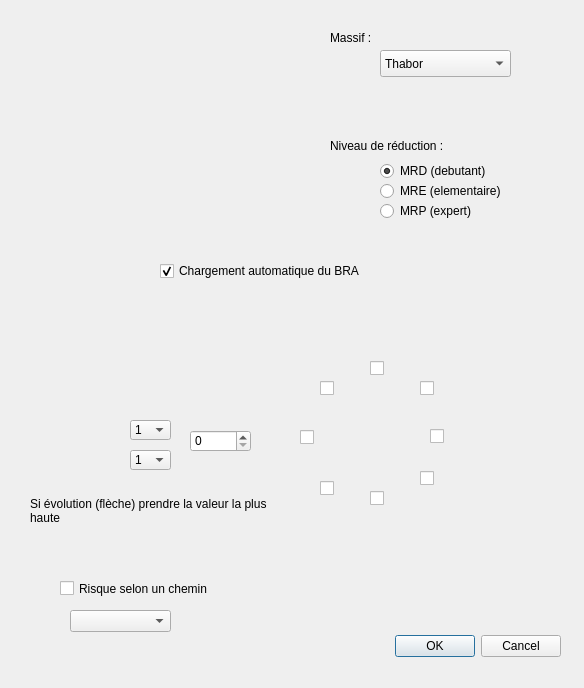
<?xml version="1.0" encoding="UTF-8"?>
<ui version="4.0">
 <class>OperaDialogBase</class>
 <widget class="QDialog" name="OperaDialogBase">
  <property name="geometry">
   <rect>
    <x>0</x>
    <y>0</y>
    <width>584</width>
    <height>688</height>
   </rect>
  </property>
  <property name="windowTitle">
   <string>Opera</string>
  </property>
  <widget class="QDialogButtonBox" name="button_box">
   <property name="geometry">
    <rect>
     <x>220</x>
     <y>630</y>
     <width>341</width>
     <height>32</height>
    </rect>
   </property>
   <property name="orientation">
    <enum>Qt::Horizontal</enum>
   </property>
   <property name="standardButtons">
    <set>QDialogButtonBox::Cancel|QDialogButtonBox::Ok</set>
   </property>
  </widget>
  <widget class="QRadioButton" name="radio_MRE">
   <property name="geometry">
    <rect>
     <x>380</x>
     <y>180</y>
     <width>151</width>
     <height>22</height>
    </rect>
   </property>
   <property name="text">
    <string>MRE (elementaire)</string>
   </property>
   <attribute name="buttonGroup">
    <string notr="true">radio_niveau</string>
   </attribute>
  </widget>
  <widget class="QRadioButton" name="radio_MRD">
   <property name="geometry">
    <rect>
     <x>380</x>
     <y>160</y>
     <width>151</width>
     <height>22</height>
    </rect>
   </property>
   <property name="text">
    <string>MRD (debutant)</string>
   </property>
   <property name="checked">
    <bool>true</bool>
   </property>
   <attribute name="buttonGroup">
    <string notr="true">radio_niveau</string>
   </attribute>
  </widget>
  <widget class="QRadioButton" name="radio_MRP">
   <property name="geometry">
    <rect>
     <x>380</x>
     <y>200</y>
     <width>116</width>
     <height>22</height>
    </rect>
   </property>
   <property name="text">
    <string>MRP (expert)</string>
   </property>
   <attribute name="buttonGroup">
    <string notr="true">radio_niveau</string>
   </attribute>
  </widget>
  <widget class="QCheckBox" name="checkBox">
   <property name="geometry">
    <rect>
     <x>160</x>
     <y>260</y>
     <width>271</width>
     <height>22</height>
    </rect>
   </property>
   <property name="text">
    <string>Chargement automatique du BRA</string>
   </property>
   <property name="checked">
    <bool>true</bool>
   </property>
  </widget>
  <widget class="QComboBox" name="massifs">
   <property name="geometry">
    <rect>
     <x>380</x>
     <y>50</y>
     <width>131</width>
     <height>27</height>
    </rect>
   </property>
   <item>
    <property name="text">
     <string>Thabor</string>
    </property>
   </item>
   <item>
    <property name="text">
     <string>Pelvoux</string>
    </property>
   </item>
   <item>
    <property name="text">
     <string>Champsaur</string>
    </property>
   </item>
   <item>
    <property name="text">
     <string>Devoluy</string>
    </property>
   </item>
   <item>
    <property name="text">
     <string>Queyras</string>
    </property>
   </item>
   <item>
    <property name="text">
     <string>Embrunais-Parpaillon</string>
    </property>
   </item>
  </widget>
  <widget class="QLabel" name="label">
   <property name="geometry">
    <rect>
     <x>10</x>
     <y>10</y>
     <width>271</width>
     <height>191</height>
    </rect>
   </property>
   <property name="text">
    <string/>
   </property>
   <property name="pixmap">
    <pixmap resource="resources.qrc">:/plugins/Opera/doc/logo.jpg</pixmap>
   </property>
   <property name="scaledContents">
    <bool>true</bool>
   </property>
  </widget>
  <widget class="QLabel" name="label_2">
   <property name="geometry">
    <rect>
     <x>330</x>
     <y>130</y>
     <width>171</width>
     <height>31</height>
    </rect>
   </property>
   <property name="text">
    <string>Niveau de réduction :</string>
   </property>
  </widget>
  <widget class="QLabel" name="label_3">
   <property name="geometry">
    <rect>
     <x>330</x>
     <y>30</y>
     <width>121</width>
     <height>16</height>
    </rect>
   </property>
   <property name="text">
    <string>Massif :</string>
   </property>
  </widget>
  <widget class="QLabel" name="label_4">
   <property name="geometry">
    <rect>
     <x>100</x>
     <y>380</y>
     <width>111</width>
     <height>111</height>
    </rect>
   </property>
   <property name="text">
    <string/>
   </property>
   <property name="pixmap">
    <pixmap resource="resources.qrc">:/plugins/Opera/mont.PNG</pixmap>
   </property>
  </widget>
  <widget class="QLabel" name="label_5">
   <property name="geometry">
    <rect>
     <x>320</x>
     <y>380</y>
     <width>161</width>
     <height>111</height>
    </rect>
   </property>
   <property name="text">
    <string/>
   </property>
   <property name="pixmap">
    <pixmap resource="resources.qrc">:/plugins/Opera/rose.png</pixmap>
   </property>
  </widget>
  <widget class="QCheckBox" name="N">
   <property name="geometry">
    <rect>
     <x>370</x>
     <y>360</y>
     <width>70</width>
     <height>17</height>
    </rect>
   </property>
   <property name="text">
    <string/>
   </property>
  </widget>
  <widget class="QCheckBox" name="NE">
   <property name="geometry">
    <rect>
     <x>420</x>
     <y>380</y>
     <width>70</width>
     <height>17</height>
    </rect>
   </property>
   <property name="text">
    <string/>
   </property>
  </widget>
  <widget class="QCheckBox" name="E">
   <property name="geometry">
    <rect>
     <x>430</x>
     <y>426</y>
     <width>70</width>
     <height>21</height>
    </rect>
   </property>
   <property name="text">
    <string/>
   </property>
  </widget>
  <widget class="QCheckBox" name="SE">
   <property name="geometry">
    <rect>
     <x>420</x>
     <y>470</y>
     <width>70</width>
     <height>17</height>
    </rect>
   </property>
   <property name="text">
    <string/>
   </property>
  </widget>
  <widget class="QCheckBox" name="S">
   <property name="geometry">
    <rect>
     <x>370</x>
     <y>490</y>
     <width>70</width>
     <height>17</height>
    </rect>
   </property>
   <property name="text">
    <string/>
   </property>
  </widget>
  <widget class="QCheckBox" name="SO">
   <property name="geometry">
    <rect>
     <x>320</x>
     <y>480</y>
     <width>70</width>
     <height>17</height>
    </rect>
   </property>
   <property name="text">
    <string/>
   </property>
  </widget>
  <widget class="QCheckBox" name="O">
   <property name="geometry">
    <rect>
     <x>300</x>
     <y>427</y>
     <width>70</width>
     <height>20</height>
    </rect>
   </property>
   <property name="text">
    <string/>
   </property>
  </widget>
  <widget class="QCheckBox" name="NO">
   <property name="geometry">
    <rect>
     <x>320</x>
     <y>380</y>
     <width>70</width>
     <height>17</height>
    </rect>
   </property>
   <property name="text">
    <string/>
   </property>
  </widget>
  <widget class="QLabel" name="label_6">
   <property name="geometry">
    <rect>
     <x>30</x>
     <y>490</y>
     <width>251</width>
     <height>41</height>
    </rect>
   </property>
   <property name="text">
    <string>Si évolution (flèche) prendre la valeur la plus haute</string>
   </property>
   <property name="textFormat">
    <enum>Qt::AutoText</enum>
   </property>
   <property name="wordWrap">
    <bool>true</bool>
   </property>
  </widget>
  <widget class="QComboBox" name="riskHigh">
   <property name="geometry">
    <rect>
     <x>130</x>
     <y>420</y>
     <width>41</width>
     <height>20</height>
    </rect>
   </property>
   <property name="currentIndex">
    <number>0</number>
   </property>
   <item>
    <property name="text">
     <string>1</string>
    </property>
   </item>
   <item>
    <property name="text">
     <string>2</string>
    </property>
   </item>
   <item>
    <property name="text">
     <string>3</string>
    </property>
   </item>
   <item>
    <property name="text">
     <string>4</string>
    </property>
   </item>
   <item>
    <property name="text">
     <string>5</string>
    </property>
   </item>
  </widget>
  <widget class="QComboBox" name="riskLow">
   <property name="geometry">
    <rect>
     <x>130</x>
     <y>450</y>
     <width>41</width>
     <height>20</height>
    </rect>
   </property>
   <item>
    <property name="text">
     <string>1</string>
    </property>
   </item>
   <item>
    <property name="text">
     <string>2</string>
    </property>
   </item>
   <item>
    <property name="text">
     <string>3</string>
    </property>
   </item>
   <item>
    <property name="text">
     <string>4</string>
    </property>
   </item>
   <item>
    <property name="text">
     <string>5</string>
    </property>
   </item>
  </widget>
  <widget class="QSpinBox" name="altiThresh">
   <property name="geometry">
    <rect>
     <x>190</x>
     <y>430</y>
     <width>61</width>
     <height>22</height>
    </rect>
   </property>
   <property name="maximum">
    <number>9999</number>
   </property>
  </widget>
  <widget class="QCheckBox" name="chemin_chkbx">
   <property name="geometry">
    <rect>
     <x>60</x>
     <y>580</y>
     <width>181</width>
     <height>17</height>
    </rect>
   </property>
   <property name="text">
    <string>Risque selon un chemin</string>
   </property>
  </widget>
  <widget class="QComboBox" name="couche_chemin">
   <property name="enabled">
    <bool>true</bool>
   </property>
   <property name="geometry">
    <rect>
     <x>70</x>
     <y>610</y>
     <width>101</width>
     <height>22</height>
    </rect>
   </property>
  </widget>
  <zorder>label</zorder>
  <zorder>button_box</zorder>
  <zorder>radio_MRE</zorder>
  <zorder>radio_MRD</zorder>
  <zorder>radio_MRP</zorder>
  <zorder>checkBox</zorder>
  <zorder>massifs</zorder>
  <zorder>label_2</zorder>
  <zorder>label_3</zorder>
  <zorder>label_4</zorder>
  <zorder>label_5</zorder>
  <zorder>N</zorder>
  <zorder>NE</zorder>
  <zorder>E</zorder>
  <zorder>SE</zorder>
  <zorder>S</zorder>
  <zorder>SO</zorder>
  <zorder>O</zorder>
  <zorder>NO</zorder>
  <zorder>label_6</zorder>
  <zorder>riskHigh</zorder>
  <zorder>riskLow</zorder>
  <zorder>altiThresh</zorder>
  <zorder>chemin_chkbx</zorder>
  <zorder>couche_chemin</zorder>
 </widget>
 <resources/>
 <connections>
  <connection>
   <sender>button_box</sender>
   <signal>accepted()</signal>
   <receiver>OperaDialogBase</receiver>
   <slot>accept()</slot>
   <hints>
    <hint type="sourcelabel">
     <x>20</x>
     <y>20</y>
    </hint>
    <hint type="destinationlabel">
     <x>20</x>
     <y>20</y>
    </hint>
   </hints>
  </connection>
  <connection>
   <sender>button_box</sender>
   <signal>rejected()</signal>
   <receiver>OperaDialogBase</receiver>
   <slot>reject()</slot>
   <hints>
    <hint type="sourcelabel">
     <x>20</x>
     <y>20</y>
    </hint>
    <hint type="destinationlabel">
     <x>20</x>
     <y>20</y>
    </hint>
   </hints>
  </connection>
 </connections>
 <buttongroups>
  <buttongroup name="radio_niveau"/>
 </buttongroups>
</ui>
